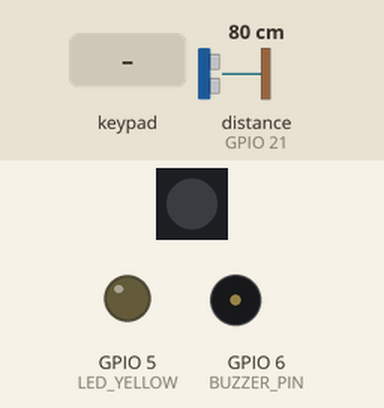
Simulated run of this sketch. Board: ESP32-S3. Shown: 1 RGB LEDs in strip order, left to right, output pins drawn as LEDs (lit = HIGH), buzzer (waves = sounding). Wiring (inferred from the names in the program): ultrasonic range finder: trigger GPIO 14; echo GPIO 21. The test bench sets the inputs (shaded band); at power-on: distance to the obstacle (sensor on GPIO 21) 80 cm (analog values on the 0–4095 scale). The echo pulse lasts 58.3 µs per cm; dim RGB values are drawn brighter than linear; WiFi joins after 1.5 s; servers stay silent unless stated; network time is answered at once with the bench clock; the local clock reads 2024-03-15 10:24:30 at power-on unless the sketch sets it; no MQTT or app messages arrive unless stated; pins used as bus, display or sensor lines are not drawn.

Above: at 2.8 s.
2.9 s: keypad keys 4 A 5 C pressed 0.4 s apart
At 4.28 s:
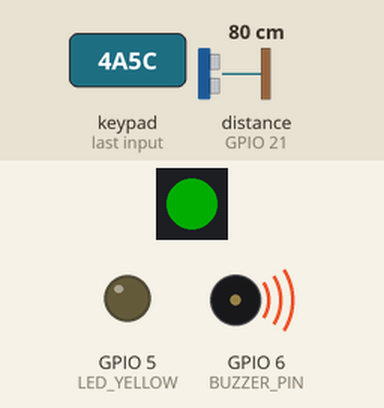
At 4.8 s:
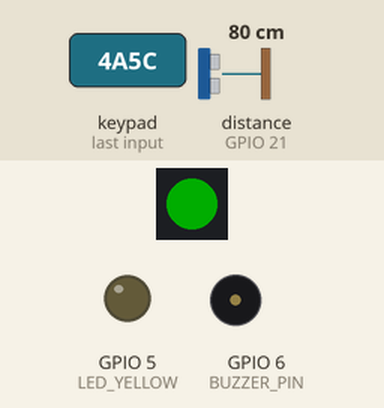
Timing chart, 0 to 20.8 s (numbered marks = the images above; inputs shaded):
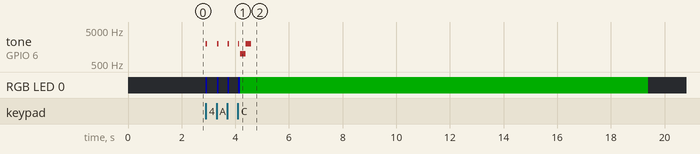

The sketch:

PHSL-Project.ino
```cpp
#include <SPI.h>
#include <MFRC522.h>
#include <Keypad.h>
#include <Adafruit_NeoPixel.h>
#include <WiFi.h>
#include <NTPClient.h>
#include <WiFiUdp.h>
#include <PubSubClient.h>

/* ================= WIFI ================= */
const char* ssid     = "NL";
const char* password = "haechan123";

/* ================= MQTT ================= */
const char* mqtt_server = "34.44.220.35";
const int mqtt_port = 1883;

const char* topic_uid   = "door/uid";
const char* topic_event = "door/event";

/* ================= TIME ================= */
const long utcOffsetInSeconds = 28800;
const int START_HOUR = 8;
const int END_HOUR   = 18;

/* ================= BATTERY ================= */
#define R1_VALUE 10000.0
#define R2_VALUE 1000.0
#define LOW_BAT_LIMIT 10.5

/* ================= PINS ================= */
#define SS_PIN      7
#define RST_PIN     4
#define TRIG_PIN    14
#define ECHO_PIN    21
#define RELAY_PIN   15
#define LED_YELLOW  5
#define BUZZER_PIN  6
#define RGB_PIN     46
#define POWER_PIN   11
#define BATTERY_PIN 1

/* ================= OBJECTS ================= */
MFRC522 rfid(SS_PIN, RST_PIN);
Adafruit_NeoPixel pixels(1, RGB_PIN, NEO_GRB + NEO_KHZ800);
WiFiUDP ntpUDP;
NTPClient timeClient(ntpUDP, "pool.ntp.org", utcOffsetInSeconds);
WiFiClient espClient;
PubSubClient client(espClient);

/* ================= KEYPAD ================= */
const byte ROWS = 4, COLS = 4;
char keys[ROWS][COLS] = {
  {'1','2','3','A'},
  {'4','5','6','B'},
  {'7','8','9','C'},
  {'*','0','#','D'}
};
byte rowPins[ROWS] = {47, 48, 38, 39};
byte colPins[COLS] = {40, 41, 42, 16};
Keypad keypad = Keypad(makeKeymap(keys), rowPins, colPins, ROWS, COLS);

/* ================= VARIABLES ================= */
String correctPasscode = "4A5C";
String inputPasscode = "";

byte authorizedUIDs[2][4] = {
  {0x23, 0xFF, 0xAB, 0x14},
  {0xB0, 0xEA, 0xD5, 0x5F}
};

unsigned long lastRFID = 0;
const unsigned long rfidCooldown = 1000;
unsigned long lastBatteryCheck = 0;

/* ================= HELPERS ================= */
void setRGB(int r, int g, int b) {
  pixels.setPixelColor(0, pixels.Color(r, g, b));
  pixels.show();
}

void setLockState(bool unlocked) {
  if (unlocked) {
    pinMode(RELAY_PIN, OUTPUT);
    digitalWrite(RELAY_PIN, LOW);
  } else {
    pinMode(RELAY_PIN, INPUT);
  }
}

/* ---------- Key Press Feedback ---------- */
void signalKeyPress() {
  tone(BUZZER_PIN, 2000, 50);
  setRGB(0,0,255);
  delay(50);
  setRGB(0,0,0);
}

/* ---------- Ultrasonic Distance ---------- */
long getDistanceCM() {
  digitalWrite(TRIG_PIN, LOW); delayMicroseconds(2);
  digitalWrite(TRIG_PIN, HIGH); delayMicroseconds(10);
  digitalWrite(TRIG_PIN, LOW);

  long duration = pulseIn(ECHO_PIN, HIGH, 30000);
  if (duration == 0) return -1;
  return duration * 0.034 / 2;
}

/* ================= MQTT ================= */
void connectMQTT() {
  while (!client.connected()) {
    if (client.connect("ESP32_DoorLock")) {
      client.publish("door/status", "ESP32 Online");
    } else {
      delay(2000);
    }
  }
}

void publishUID(String uid) {
  client.publish(topic_uid, uid.c_str());
}

void publishEvent(String event) {
  client.publish(topic_event, event.c_str());
}

/* ================= ACCESS ================= */
void grantAccess() {
  publishEvent("ACCESS_GRANTED");
  setRGB(0,255,0);
  tone(BUZZER_PIN, 1000, 200);
  delay(200);
  tone(BUZZER_PIN, 2000, 200);

  setLockState(true);
  delay(15000);
  setLockState(false);

  setRGB(0,0,0);
  inputPasscode = "";

  // RFID stability fix
  rfid.PCD_Init();
  rfid.PCD_SetAntennaGain(rfid.RxGain_max);
}

void denyAccess() {
  publishEvent("ACCESS_DENIED");
  setRGB(255,0,0);
  tone(BUZZER_PIN, 200, 500);
  delay(500);
  tone(BUZZER_PIN, 150, 500);
  delay(1000);
  setRGB(0,0,0);
  inputPasscode = "";
}

/* ================= TIME CHECK ================= */
void checkTimeAndUnlock() {
  timeClient.update();
  int h = timeClient.getHours();

  if (h >= START_HOUR && h < END_HOUR) {
    grantAccess();
  } else {
    publishEvent("AFTER_HOURS_ACCESS");

    // Warning pattern
    for (int i=0;i<4;i++) {
      setRGB(255,140,0);
      tone(BUZZER_PIN, 2000, 100);
      delay(100);
      setRGB(0,0,0);
      delay(100);
    }
    grantAccess();
  }
}

/* ================= BATTERY ================= */
void checkBatteryHealth() {
  int raw = analogRead(BATTERY_PIN);
  float pinV = raw * (3.3 / 4095.0);
  float battV = pinV * ((R1_VALUE + R2_VALUE) / R2_VALUE);

  if (battV < LOW_BAT_LIMIT) {
    publishEvent("LOW_BATTERY");
    for (int i=0;i<3;i++) {
      digitalWrite(LED_YELLOW, HIGH);
      tone(BUZZER_PIN, 500, 300);
      delay(300);
      digitalWrite(LED_YELLOW, LOW);
      delay(300);
    }
  }
}

/* ================= SETUP ================= */
void setup() {
  Serial.begin(115200);

  pinMode(POWER_PIN, OUTPUT); digitalWrite(POWER_PIN, HIGH);
  pinMode(BUZZER_PIN, OUTPUT);
  pinMode(LED_YELLOW, OUTPUT);
  pinMode(TRIG_PIN, OUTPUT);
  pinMode(ECHO_PIN, INPUT);
  pinMode(RELAY_PIN, INPUT);
  pinMode(BATTERY_PIN, INPUT);
  analogReadResolution(12);

  pixels.begin();
  pixels.setBrightness(50);

  SPI.begin(17, 18, 8, SS_PIN);
  rfid.PCD_Init();
  rfid.PCD_SetAntennaGain(rfid.RxGain_max);

  WiFi.begin(ssid, password);
  while (WiFi.status() != WL_CONNECTED) delay(500);

  client.setServer(mqtt_server, mqtt_port);
  connectMQTT();

  timeClient.begin();
}

/* ================= LOOP ================= */
void loop() {
  if (!client.connected()) connectMQTT();
  client.loop();

  // Presence LED
  long distance = getDistanceCM();
  if (distance > 0 && distance < 20) digitalWrite(LED_YELLOW, HIGH);
  else digitalWrite(LED_YELLOW, LOW);

  if (millis() - lastBatteryCheck > 30000) {
    lastBatteryCheck = millis();
    checkBatteryHealth();
  }

  char key = keypad.getKey();
  if (key) {
    signalKeyPress();
    if (key == '*') inputPasscode = "";
    else inputPasscode += key;

    if (inputPasscode.length() == 4) {
      if (inputPasscode == correctPasscode) checkTimeAndUnlock();
      else denyAccess();
    }
  }

  if (millis() - lastRFID > rfidCooldown) {
    if (rfid.PICC_IsNewCardPresent() && rfid.PICC_ReadCardSerial()) {
      lastRFID = millis();

      String uidStr="";
      for (byte i=0;i<rfid.uid.size;i++)
        uidStr += String(rfid.uid.uidByte[i], HEX);
      uidStr.toUpperCase();
      publishUID(uidStr);

      bool match=false;
      for (int i=0;i<2;i++) {
        match=true;
        for (int j=0;j<4;j++)
          if (rfid.uid.uidByte[j]!=authorizedUIDs[i][j]) match=false;
        if (match) break;
      }

      rfid.PICC_HaltA();
      rfid.PCD_StopCrypto1();

      if (match) checkTimeAndUnlock();
      else denyAccess();
    }
  }
}
```

Measured:
- after the input at 2.9 s, tone on GPIO 6 (BUZZER_PIN): plays 2000 Hz for 0.05 s, 2000 Hz for 0.05 s, 2000 Hz for 0.05 s, 2000 Hz for 0.05 s, 1000 Hz for 0.20 s, 2000 Hz for 0.20 s, starting at once
